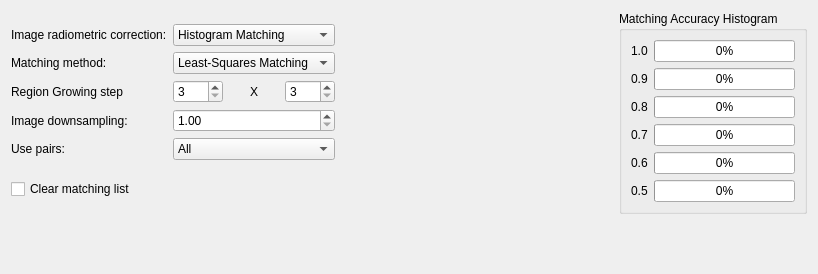
     <widget class="QWidget" name="tab">
      <attribute name="title">
       <string>Automatic Extraction</string>
      </attribute>
      <layout class="QGridLayout" name="gridLayout_23">
       <item row="0" column="0">
        <layout class="QVBoxLayout" name="verticalLayout_9">
         <item>
          <layout class="QGridLayout" name="gridLayout_5">
           <item row="0" column="0">
            <widget class="QLabel" name="label_20">
             <property name="text">
              <string>Image radiometric correction:</string>
             </property>
            </widget>
           </item>
           <item row="0" column="1">
            <widget class="QComboBox" name="comboBox3">
             <property name="currentIndex">
              <number>2</number>
             </property>
             <item>
              <property name="text">
               <string>No corrections</string>
              </property>
             </item>
             <item>
              <property name="text">
               <string>Histogram Equalization</string>
              </property>
             </item>
             <item>
              <property name="text">
               <string>Histogram Matching</string>
              </property>
             </item>
            </widget>
           </item>
           <item row="0" column="2">
            <spacer name="horizontalSpacer_17">
             <property name="orientation">
              <enum>Qt::Horizontal</enum>
             </property>
             <property name="sizeHint" stdset="0">
              <size>
               <width>278</width>
               <height>20</height>
              </size>
             </property>
            </spacer>
           </item>
           <item row="1" column="0">
            <widget class="QLabel" name="label_14">
             <property name="text">
              <string>Matching method:</string>
             </property>
            </widget>
           </item>
           <item row="1" column="1">
            <widget class="QComboBox" name="comboBox4">
             <property name="currentIndex">
              <number>1</number>
             </property>
             <item>
              <property name="text">
               <string>Cross-correlation</string>
              </property>
             </item>
             <item>
              <property name="text">
               <string>Least-Squares Matching</string>
              </property>
             </item>
            </widget>
           </item>
           <item row="1" column="2">
            <spacer name="horizontalSpacer_13">
             <property name="orientation">
              <enum>Qt::Horizontal</enum>
             </property>
             <property name="sizeHint" stdset="0">
              <size>
               <width>268</width>
               <height>20</height>
              </size>
             </property>
            </spacer>
           </item>
           <item row="2" column="0">
            <widget class="QLabel" name="label_21">
             <property name="text">
              <string>Region Growing step</string>
             </property>
            </widget>
           </item>
           <item row="2" column="1">
            <layout class="QHBoxLayout" name="horizontalLayout_3">
             <item>
              <widget class="QSpinBox" name="spinBox1">
               <property name="minimum">
                <number>3</number>
               </property>
               <property name="maximum">
                <number>10</number>
               </property>
              </widget>
             </item>
             <item>
              <widget class="QLabel" name="label_22">
               <property name="text">
                <string>X</string>
               </property>
               <property name="alignment">
                <set>Qt::AlignCenter</set>
               </property>
              </widget>
             </item>
             <item>
              <widget class="QSpinBox" name="spinBox2">
               <property name="minimum">
                <number>3</number>
               </property>
               <property name="maximum">
                <number>10</number>
               </property>
              </widget>
             </item>
            </layout>
           </item>
           <item row="2" column="2">
            <spacer name="horizontalSpacer_18">
             <property name="orientation">
              <enum>Qt::Horizontal</enum>
             </property>
             <property name="sizeHint" stdset="0">
              <size>
               <width>218</width>
               <height>20</height>
              </size>
             </property>
            </spacer>
           </item>
           <item row="3" column="0">
            <widget class="QLabel" name="label_18">
             <property name="text">
              <string>Image downsampling:</string>
             </property>
            </widget>
           </item>
           <item row="3" column="2">
            <spacer name="horizontalSpacer_15">
             <property name="orientation">
              <enum>Qt::Horizontal</enum>
             </property>
             <property name="sizeHint" stdset="0">
              <size>
               <width>268</width>
               <height>20</height>
              </size>
             </property>
            </spacer>
           </item>
           <item row="4" column="0">
            <widget class="QLabel" name="label_15">
             <property name="text">
              <string>Use pairs:</string>
             </property>
            </widget>
           </item>
           <item row="4" column="1">
            <widget class="QComboBox" name="comboBox5">
             <item>
              <property name="text">
               <string>All</string>
              </property>
             </item>
            </widget>
           </item>
           <item row="4" column="2">
            <spacer name="horizontalSpacer_14">
             <property name="orientation">
              <enum>Qt::Horizontal</enum>
             </property>
             <property name="sizeHint" stdset="0">
              <size>
               <width>268</width>
               <height>20</height>
              </size>
             </property>
            </spacer>
           </item>
           <item row="3" column="1">
            <widget class="QDoubleSpinBox" name="doubleSpinBox0">
             <property name="minimum">
              <double>1.000000000000000</double>
             </property>
             <property name="maximum">
              <double>20.000000000000000</double>
             </property>
             <property name="singleStep">
              <double>1.000000000000000</double>
             </property>
            </widget>
           </item>
          </layout>
         </item>
         <item>
          <widget class="QCheckBox" name="checkBox_2">
           <property name="text">
            <string>Clear matching list</string>
           </property>
          </widget>
         </item>
        </layout>
       </item>
       <item row="0" column="1">
        <widget class="QGroupBox" name="groupBox_13">
         <property name="title">
          <string>Matching Accuracy Histogram</string>
         </property>
         <layout class="QGridLayout" name="gridLayout_6">
          <item row="0" column="0">
           <layout class="QHBoxLayout" name="horizontalLayout_4">
            <item>
             <widget class="QLabel" name="label_42">
              <property name="text">
               <string>1.0</string>
              </property>
             </widget>
            </item>
            <item>
             <widget class="QProgressBar" name="histProgressBar1">
              <property name="value">
               <number>0</number>
              </property>
             </widget>
            </item>
           </layout>
          </item>
          <item row="1" column="0">
           <layout class="QHBoxLayout" name="horizontalLayout_5">
            <item>
             <widget class="QLabel" name="label_43">
              <property name="text">
               <string>0.9</string>
              </property>
             </widget>
            </item>
            <item>
             <widget class="QProgressBar" name="histProgressBar2">
              <property name="value">
               <number>0</number>
              </property>
             </widget>
            </item>
           </layout>
          </item>
          <item row="2" column="0">
           <layout class="QHBoxLayout" name="horizontalLayout_6">
            <item>
             <widget class="QLabel" name="label_44">
              <property name="text">
               <string>0.8</string>
              </property>
             </widget>
            </item>
            <item>
             <widget class="QProgressBar" name="histProgressBar3">
              <property name="value">
               <number>0</number>
              </property>
             </widget>
            </item>
           </layout>
          </item>
          <item row="3" column="0">
           <layout class="QHBoxLayout" name="horizontalLayout_7">
            <item>
             <widget class="QLabel" name="label_57">
              <property name="text">
               <string>0.7</string>
              </property>
             </widget>
            </item>
            <item>
             <widget class="QProgressBar" name="histProgressBar4">
              <property name="value">
               <number>0</number>
              </property>
             </widget>
            </item>
           </layout>
          </item>
          <item row="4" column="0">
           <layout class="QHBoxLayout" name="horizontalLayout_8">
            <item>
             <widget class="QLabel" name="label_58">
              <property name="text">
               <string>0.6</string>
              </property>
             </widget>
            </item>
            <item>
             <widget class="QProgressBar" name="histProgressBar5">
              <property name="value">
               <number>0</number>
              </property>
             </widget>
            </item>
           </layout>
          </item>
          <item row="5" column="0">
           <layout class="QHBoxLayout" name="horizontalLayout_22">
            <item>
             <widget class="QLabel" name="label_59">
              <property name="text">
               <string>0.5</string>
              </property>
             </widget>
            </item>
            <item>
             <widget class="QProgressBar" name="histProgressBar6">
              <property name="value">
               <number>0</number>
              </property>
             </widget>
            </item>
           </layout>
          </item>
         </layout>
        </widget>
       </item>
       <item row="1" column="0">
        <spacer name="verticalSpacer_4">
         <property name="orientation">
          <enum>Qt::Vertical</enum>
         </property>
         <property name="sizeHint" stdset="0">
          <size>
           <width>20</width>
           <height>49</height>
          </size>
         </property>
        </spacer>
       </item>
      </layout>
     </widget>
